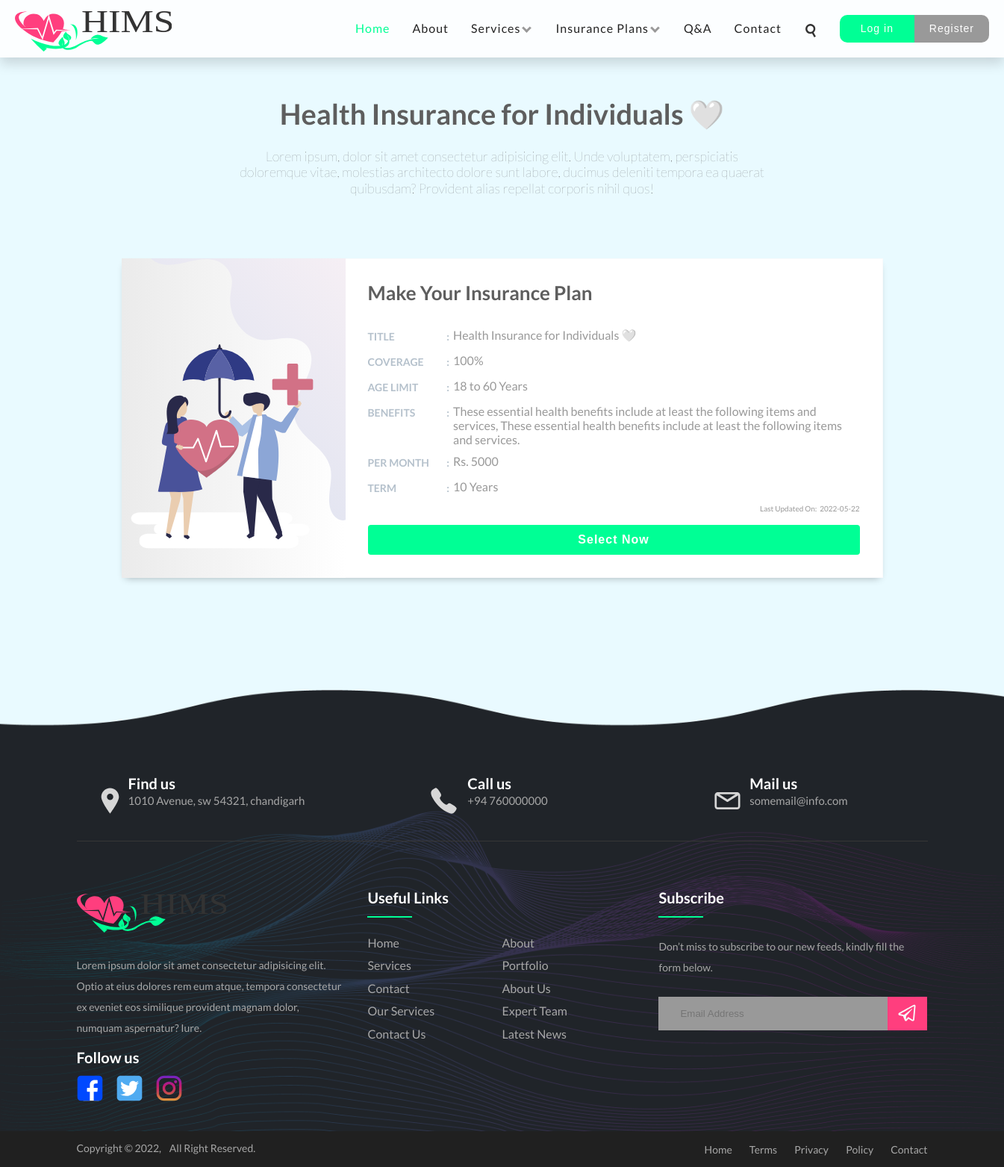
/policy.php?pId=1, run on the app's committed database.
### tables this page shows
CREATE TABLE `policy` (
  `id` int(11) UNSIGNED NOT NULL,
  `title` varchar(255) NOT NULL,
  `coverage` int(10) UNSIGNED DEFAULT NULL,
  `age_min` int(10) UNSIGNED DEFAULT NULL,
  `age_max` int(10) UNSIGNED DEFAULT NULL,
  `benefit` varchar(255) DEFAULT NULL,
  `per_month` float UNSIGNED DEFAULT NULL,
  `term` varchar(255) DEFAULT NULL,
  `created_at` datetime DEFAULT current_timestamp(),
  `updated_at` datetime DEFAULT current_timestamp()
);

### php/functions/policy.php (called while the page is built, shortened)
<?php
include_once(dirname(__FILE__) .  '/../../includes/config.php');
function getAllPolicies()
{
    $conn = connect();
    $query = "SELECT * FROM `policy`";
    $result = readQuery($conn, $query);
    $policies = mysqli_fetch_all($result, MYSQLI_ASSOC);
    return $policies;
}
function getPolicyById($pId = 1)
{
    $conn = connect();
    $policyId = $conn->real_escape_string(htmlspecialchars($pId));
    $query = "SELECT * FROM `policy` WHERE `id`='" . $policyId . "'";
    $result = readQuery($conn, $query);
    $result = mysqli_fetch_all($result, MYSQLI_ASSOC);
    return $result[0];
}

### includes/config.php (called while the page is built, shortened)
<?php
function readQuery(mysqli $conn, string $query)
{
    $result = mysqli_query($conn, $query) ;
    return $result;
}

### policy.php (the view, shortened to what this page needs)
<?php
    include_once(dirname(__FILE__) .  '/includes/config.php');
    include_once(dirname(__FILE__) .  '/php/functions/policy.php');
    $pId = isset($_GET['pId']) ? $_GET['pId'] : '';
    $insurancePlan = getPolicyById($pId);
?>
<!DOCTYPE html>
<html lang="en">
<head>
    <link href="./css/app.css" rel="stylesheet" />
</head>
<body class="mobile-view loading body-bg-l-ocean">
    <?php include_once(dirname(__FILE__) .  '/components/navigation-bar.php') ?>
    <main>
        <section id="policyHeaderSec">
            <div class="container my-5">
                <div class="row justify-center">
                    <div class="policy-header mb-30">
                        <h2><?= $insurancePlan["title"] ?></h2>
                        <h6>Lorem ipsum, dolor sit amet consectetur adipisicing elit. Unde voluptatem,
                            perspiciatis doloremque vitae, molestias architecto dolore sunt labore,
                            ducimus deleniti tempora ea quaerat quibusdam? Provident alias repellat corporis
                            nihil quos!</h6>
                    </div>
                </div>
            </div>
        </section>
        <section id="policyFormSec">
            <div class="container my-5">
                <div class="row">
                    <div class="buy-policy-form">
                        <div class="policy-form-l-bg"></div>
                        <div class="buy-policy-form-right">
                            <form action="./php/actions/policy.php" method="POST" id="buyPolicyForm">
                                <div class="mb-30">
                                    <h2>Make Your Insurance Plan</h2>
                                </div>
                                <div class="buy-policy-form-common">
                                    <div class="form-common">
                                        <span class="form-label">Title <span class="float-r">:</span></span>
                                        <h4><?= $insurancePlan["title"] ?></h4>
                                    </div>
                                    <div class="form-common">
                                        <span class="form-label">Coverage <span class="float-r">:</span></span>
                                        <h4><?= $insurancePlan["coverage"] ?>%</h4>
                                    </div>
                                    <div class="form-common">
                                        <span class="form-label">Age Limit <span class="float-r">:</span></span>
                                        <h4><?= $insurancePlan["age_min"] ?> to <?= $insurancePlan["age_max"] ?> Years</h4>
                                    </div>
                                    <div class="form-common">
                                        <span class="form-label">Benefits <span class="float-r">:</span></span>
                                        <h4><?= $insurancePlan["benefit"] ?></h4>
                                    </div>
                                    <div class="form-common">
                                        <span class="form-label">Per Month <span class="float-r">:</span></span>
                                        <h4>Rs. <?= $insurancePlan["per_month"] ?></h4>
                                    </div>
                                    <div class="form-common">
                                        <span class="form-label">Term <span class="float-r">:</span></span>
                                        <h4><?= $insurancePlan["term"] ?></h4>
                                    </div>
                                </div>
                                <span class="updated-on-txt float-r">Last Updated On:&nbsp; <?= date("Y-m-d",strtotime($insurancePlan["updated_at"])) ?></span>
                                <div class="form-btn">
                                    <button type="submit" value="Submit" name="selectNow"  id="selectNow" class="btn primary-btn">Select Now</button>
                                </div>
                            </form>
                        </div>
                    </div>
                </div>
            </div>
        </section>
    </main>
    <?php include_once(dirname(__FILE__) .  '/components/footer.php') ?>
</body>
</html>

### data on the page
policy: title "Health Insurance for Individuals 🤍", coverage "100", age_min "18", age_max "60", benefit "These essential health benefits include at least the following items and services, These essential health benefits include at least the following items and services.", per_month "5000", term "10 Years", updated_at "2022-05-22"
